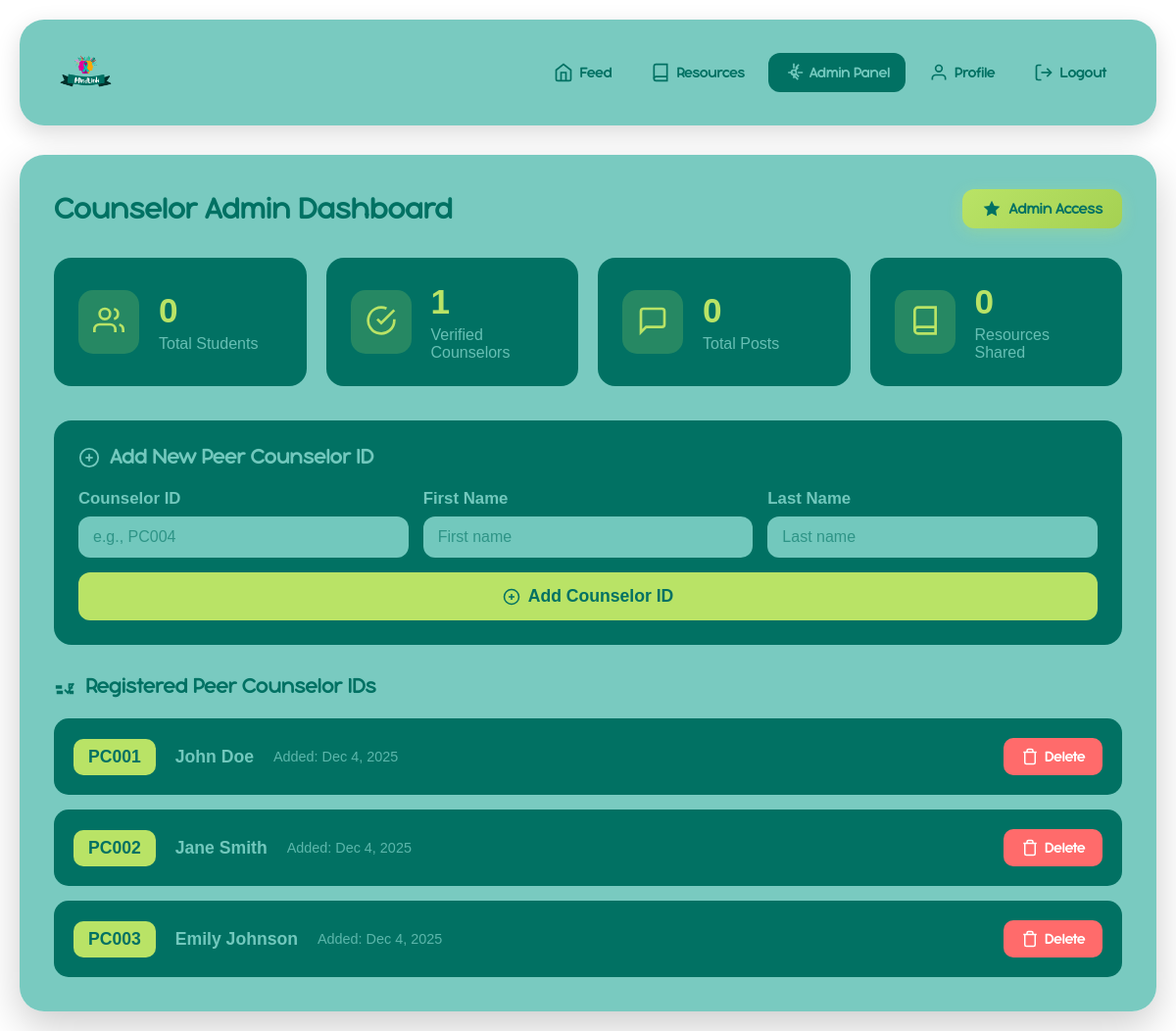
The app's page /php/counselor_admin.php (signed in) with its own data.
### tables this page shows
CREATE TABLE IF NOT EXISTS peer_counselor_ids (
    id INT AUTO_INCREMENT PRIMARY KEY,
    counselor_id VARCHAR(100) UNIQUE NOT NULL,
    first_name VARCHAR(50) NOT NULL,
    last_name VARCHAR(50) NOT NULL,
    created_at TIMESTAMP DEFAULT CURRENT_TIMESTAMP
);

### php/counselor_admin.php (the view, shortened to what this page needs)
<?php
require_once '../config/database.php';
$stmt = $pdo->prepare("SELECT * FROM peer_counselor_ids ORDER BY created_at DESC");
$stmt->execute();
$counselor_ids = $stmt->fetchAll();
$stmt = $pdo->prepare("SELECT COUNT(*) as count FROM Users WHERE is_peer_counselor = 1");
$stmt->execute();
$verified_counselors = $stmt->fetch()['count'];
$stmt = $pdo->prepare("SELECT COUNT(*) as count FROM posts");
$stmt->execute();
$total_posts = $stmt->fetch()['count'];
$stmt = $pdo->prepare("SELECT COUNT(*) as count FROM resources");
$stmt->execute();
$total_resources = $stmt->fetch()['count'];
$stmt = $pdo->prepare("SELECT COUNT(*) as count FROM Users WHERE is_counselor_admin = 0");
$stmt->execute();
$total_students = $stmt->fetch()['count'];
?>
<!DOCTYPE html>
<html lang="en">
<head>
    <link rel="stylesheet" href="../css/counselor_admin.css">
</head>
<body>
    <div class="container">
        <header>
            <div class="logo">
                <img src="../images/MindLink.png" alt="MindLink Logo">
            </div>
            <nav>
                <a href="feed.php" class="nav-link">
                    <svg width="20" height="20" viewBox="0 0 24 24" fill="none" stroke="currentColor" stroke-width="2">
                        <path d="M3 9l9-7 9 7v11a2 2 0 0 1-2 2H5a2 2 0 0 1-2-2z"/>
                        <polyline points="9 22 9 12 15 12 15 22"/>
                    </svg>
                    Feed
                </a>
                <a href="resources.php" class="nav-link">
                    <svg width="20" height="20" viewBox="0 0 24 24" fill="none" stroke="currentColor" stroke-width="2">
                        <path d="M4 19.5A2.5 2.5 0 0 1 6.5 17H20"/>
                        <path d="M6.5 2H20v20H6.5A2.5 2.5 0 0 1 4 19.5v-15A2.5 2.5 0 0 1 6.5 2z"/>
                    </svg>
                    Resources
                </a>
                <a href="counselor_admin.php" class="nav-link active">
                    <svg width="20" height="20" viewBox="0 0 24 24" fill="none" stroke="currentColor" stroke-width="2">
                        <circle cx="12" cy="12" r="3"/>
                        <path d="M12 1v6m0 6v6m5.196-13.196l-4.242 4.242m0 6.364l4.242 4.242M23 12h-6m-6 0H5m13.196 5.196l-4.242-4.242m0-6.364l4.242-4.242"/>
                    </svg>
                    Admin Panel
                </a>
                <a href="profile.php" class="nav-link">
                    <svg width="20" height="20" viewBox="0 0 24 24" fill="none" stroke="currentColor" stroke-width="2">
                        <path d="M20 21v-2a4 4 0 0 0-4-4H8a4 4 0 0 0-4 4v2"/>
                        <circle cx="12" cy="7" r="4"/>
                    </svg>
                    Profile
                </a>
                <a href="logout.php" class="nav-link">
                    <svg width="20" height="20" viewBox="0 0 24 24" fill="none" stroke="currentColor" stroke-width="2">
                        <path d="M9 21H5a2 2 0 0 1-2-2V5a2 2 0 0 1 2-2h4"/>
                        <polyline points="16 17 21 12 16 7"/>
                        <line x1="21" y1="12" x2="9" y2="12"/>
                    </svg>
                    Logout
                </a>
            </nav>
        </header>
        <main>
            <div class="admin-container">
                <div class="admin-header">
                    <h2>Counselor Admin Dashboard</h2>
                    <div class="admin-badge">
                        <svg width="20" height="20" viewBox="0 0 24 24" fill="currentColor">
                            <path d="M12 2l3.09 6.26L22 9.27l-5 4.87 1.18 6.88L12 17.77l-6.18 3.25L7 14.14 2 9.27l6.91-1.01L12 2z"/>
                        </svg>
                        Admin Access
                    </div>
                </div>
                <div class="stats-grid">
                    <div class="stat-card">
                        <div class="stat-icon">
                            <svg width="32" height="32" viewBox="0 0 24 24" fill="none" stroke="currentColor" stroke-width="2">
                                <path d="M17 21v-2a4 4 0 0 0-4-4H5a4 4 0 0 0-4 4v2"/>
                                <circle cx="9" cy="7" r="4"/>
                                <path d="M23 21v-2a4 4 0 0 0-3-3.87"/>
                                <path d="M16 3.13a4 4 0 0 1 0 7.75"/>
                            </svg>
                        </div>
                        <div class="stat-content">
                            <h3><?php echo $total_students; ?></h3>
                            <p>Total Students</p>
                        </div>
                    </div>
                    <div class="stat-card">
                        <div class="stat-icon">
                            <svg width="32" height="32" viewBox="0 0 24 24" fill="none" stroke="currentColor" stroke-width="2">
                                <path d="M22 11.08V12a10 10 0 1 1-5.93-9.14"/>
                                <polyline points="22 4 12 14.01 9 11.01"/>
                            </svg>
                        </div>
                        <div class="stat-content">
                            <h3><?php echo $verified_counselors; ?></h3>
                            <p>Verified Counselors</p>
                        </div>
                    </div>
                    <div class="stat-card">
                        <div class="stat-icon">
                            <svg width="32" height="32" viewBox="0 0 24 24" fill="none" stroke="currentColor" stroke-width="2">
                                <path d="M21 15a2 2 0 0 1-2 2H7l-4 4V5a2 2 0 0 1 2-2h14a2 2 0 0 1 2 2z"/>
                            </svg>
                        </div>
                        <div class="stat-content">
                            <h3><?php echo $total_posts; ?></h3>
                            <p>Total Posts</p>
                        </div>
                    </div>
                    <div class="stat-card">
                        <div class="stat-icon">
                            <svg width="32" height="32" viewBox="0 0 24 24" fill="none" stroke="currentColor" stroke-width="2">
                                <path d="M4 19.5A2.5 2.5 0 0 1 6.5 17H20"/>
                                <path d="M6.5 2H20v20H6.5A2.5 2.5 0 0 1 4 19.5v-15A2.5 2.5 0 0 1 6.5 2z"/>
                            </svg>
                        </div>
                        <div class="stat-content">
                            <h3><?php echo $total_resources; ?></h3>
                            <p>Resources Shared</p>
                        </div>
                    </div>
                </div>
                <div class="add-counselor-section">
                    <h3>
                        <svg width="22" height="22" viewBox="0 0 24 24" fill="none" stroke="currentColor" stroke-width="2">
                            <circle cx="12" cy="12" r="10"/>
                            <line x1="12" y1="8" x2="12" y2="16"/>
                            <line x1="8" y1="12" x2="16" y2="12"/>
                        </svg>
                        Add New Peer Counselor ID
                    </h3>
                    <form method="POST" class="counselor-form">
                        <div class="form-row">
                            <div class="form-group">
                                <label for="counselor_id">Counselor ID</label>
                                <input type="text" name="counselor_id" id="counselor_id" placeholder="e.g., PC004" required>
                            </div>
                            <div class="form-group">
                                <label for="pc_first_name">First Name</label>
                                <input type="text" name="pc_first_name" id="pc_first_name" placeholder="First name" required>
                            </div>
                            <div class="form-group">
                                <label for="pc_last_name">Last Name</label>
                                <input type="text" name="pc_last_name" id="pc_last_name" placeholder="Last name" required>
                            </div>
                        </div>
                        <button type="submit" name="add_counselor" class="add-button">
                            <svg width="18" height="18" viewBox="0 0 24 24" fill="none" stroke="currentColor" stroke-width="2">
                                <circle cx="12" cy="12" r="10"/>
                                <line x1="12" y1="8" x2="12" y2="16"/>
                                <line x1="8" y1="12" x2="16" y2="12"/>
                            </svg>
                            Add Counselor ID
                        </button>
                    </form>
                </div>
                <div class="counselors-list-section">
                    <h3>
                        <svg width="22" height="22" viewBox="0 0 24 24" fill="none" stroke="currentColor" stroke-width="2">
                            <path d="M9 11H3v2h6m-6 4h6v2H3m14 0h4v-2h-4m4-4h-4V9h4m-9 6l3.5 3.5L22 8"/>
                        </svg>
                        Registered Peer Counselor IDs
                    </h3>
                    <div class="counselors-list">
                        <?php if (count($counselor_ids) > 0): ?>
                            <?php foreach ($counselor_ids as $counselor): ?>
                                <div class="counselor-card">
                                    <div class="counselor-info">
                                        <div class="counselor-id-badge"><?php echo htmlspecialchars($counselor['counselor_id']); ?></div>
                                        <div class="counselor-name"><?php echo htmlspecialchars($counselor['first_name'] . ' ' . $counselor['last_name']); ?></div>
                                        <div class="counselor-date">Added: <?php echo date('M j, Y', strtotime($counselor['created_at'])); ?></div>
                                    </div>
                                    <a href="?delete_id=<?php echo $counselor['id']; ?>" class="delete-btn" onclick="return confirm('Are you sure you want to delete this counselor ID?');">
                                        <svg width="18" height="18" viewBox="0 0 24 24" fill="none" stroke="currentColor" stroke-width="2">
                                            <polyline points="3 6 5 6 21 6"/>
                                            <path d="M19 6v14a2 2 0 0 1-2 2H7a2 2 0 0 1-2-2V6m3 0V4a2 2 0 0 1 2-2h4a2 2 0 0 1 2 2v2"/>
                                        </svg>
                                        Delete
                                    </a>
                                </div>
                            <?php endforeach; ?>
                        <?php endif; ?>
                    </div>
                </div>
            </div>
        </main>
    </div>
</body>
</html>

### records on screen
peer_counselor_ids: counselor "PC001", first_name+last_name "John Doe", created_at "Dec 4, 2025"
peer_counselor_ids: counselor "PC002", first_name+last_name "Jane Smith", created_at "Dec 4, 2025"
peer_counselor_ids: counselor "PC003", first_name+last_name "Emily Johnson", created_at "Dec 4, 2025"

### other values on screen
$total_students "0"
$verified_counselors "1"
$total_posts "0"
$total_resources "0"
